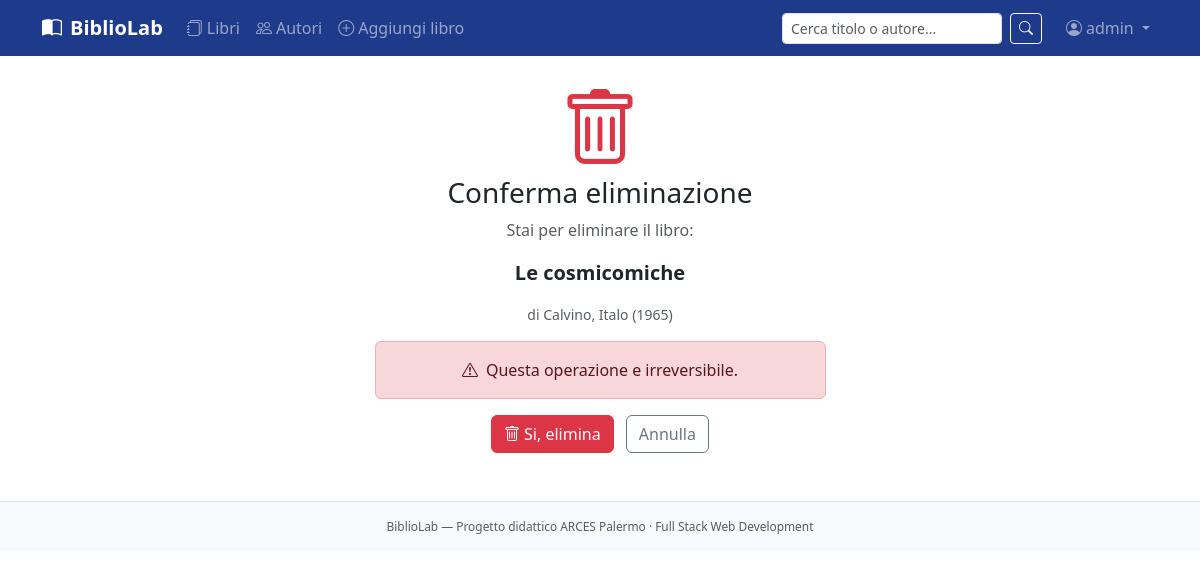
The page /libri/4/elimina/ (signed in) on the database its author committed.
### catalogo/models.py (models this page shows, shortened)
class Libro(models.Model):
    titolo = models.CharField(max_length=200, verbose_name='Titolo')
    autore = models.ForeignKey(
        'Autore',                       # Model di destinazione (stringa per evitare import circolari)
        on_delete=models.PROTECT,       # impedisce di cancellare un autore che ha libri collegati
        related_name='libri',           # nome per la navigazione inversa: autore.libri.all()
        verbose_name='Autore'
    )
    categorie = models.ManyToManyField(
        'Categoria',
        blank=True,                     # opzionale: un libro puo non avere categorie
        related_name='libri',           # navigazione inversa: categoria.libri.all()
        verbose_name='Categorie'
    )
    anno_pubblicazione = models.IntegerField(verbose_name='Anno di pubblicazione')
    isbn = models.CharField(
        max_length=13,
        unique=True,
        blank=True,
        verbose_name='ISBN',
        help_text='Codice ISBN a 13 cifre (opzionale)'  # testo di aiuto nel form
    )
    descrizione = models.TextField(blank=True, verbose_name='Descrizione')
    disponibile = models.BooleanField(default=True, verbose_name='Disponibile')
    data_aggiunta = models.DateTimeField(auto_now_add=True, verbose_name='Aggiunto il')
    class Meta:
        ordering            = ['titolo']      # ordine alfabetico per titolo
        verbose_name        = 'Libro'
        verbose_name_plural = 'Libri'

class Autore(models.Model):
    nome = models.CharField(
        max_length=100,         # massimo 100 caratteri
        verbose_name='Nome'     # etichetta leggibile per Admin e form
    )
    cognome = models.CharField(
        max_length=100,
        verbose_name='Cognome'
    )
    data_nascita = models.DateField(
        null=True,
        blank=True,
        verbose_name='Data di nascita'
    )
    biografia = models.TextField(
        blank=True,
        verbose_name='Biografia'
    )
    def __str__(self):
        return f"{self.cognome}, {self.nome}"
    class Meta:
        ordering = ['cognome', 'nome']
        verbose_name        = 'Autore'
        verbose_name_plural = 'Autori'

### catalogo/views.py (the view, shortened to what this page needs)
# urls.py: path('libri/<int:pk>/elimina/', views.LibroDeleteView.as_view(), name='elimina_libro'),
class LibroDeleteView(LoginRequiredMixin, DeleteView):
    model         = Libro
    template_name = 'catalogo/libro_confirm_delete.html'
    success_url = reverse_lazy('catalogo:lista_libri')

### catalogo/templates/catalogo/libro_confirm_delete.html (shortened to what this page needs)
{% extends 'base.html' %}
{% block contenuto %}
<div class="row justify-content-center">
  <div class="col-lg-5 text-center">
    <i class="bi bi-trash display-1 text-danger mb-3"></i>
    <h1 class="h3">Conferma eliminazione</h1>
    <p class="text-muted">Stai per eliminare il libro:</p>
    <p class="fw-bold fs-5">{{ object.titolo }}</p>
    <p class="text-muted small">di {{ object.autore }} ({{ object.anno_pubblicazione }})</p>
    <div class="alert alert-danger mt-3">
      <i class="bi bi-exclamation-triangle me-2"></i>Questa operazione e irreversibile.
    </div>
    <form method="post" class="mt-3">
      <button type="submit" class="btn btn-danger me-2">
        <i class="bi bi-trash me-1"></i>Si, elimina
      </button>
      <a href="{% url 'catalogo:dettaglio_libro' object.pk %}" class="btn btn-outline-secondary">
        Annulla
      </a>
    </form>
  </div>
</div>
{% endblock %}

### templates/base.html (shortened to what this page needs)
<!DOCTYPE html>
<html lang="it">
<head>
  <link href="https://cdn.jsdelivr.net/npm/bootstrap@5.3.2/dist/css/bootstrap.min.css" rel="stylesheet">
  <link href="https://cdn.jsdelivr.net/npm/bootstrap-icons@1.11.3/font/bootstrap-icons.css" rel="stylesheet">
  {% load static %}
  <link rel="stylesheet" href="{% static 'catalogo/css/bibliolab.css' %}">
</head>
<body>
<nav class="navbar navbar-expand-lg navbar-dark bg-primary">
  <div class="container">
    <a class="navbar-brand fw-bold" href="{% url 'catalogo:lista_libri' %}">
      <i class="bi bi-book-half me-2"></i>BiblioLab
    </a>
    <div class="collapse navbar-collapse" id="navMenu">
      <ul class="navbar-nav me-auto">
        <li class="nav-item">
          <a class="nav-link {% if request.resolver_match.url_name == 'lista_libri' %}active{% endif %}"
             href="{% url 'catalogo:lista_libri' %}">
            <i class="bi bi-journals me-1"></i>Libri
          </a>
        </li>
        <li class="nav-item">
          <a class="nav-link {% if request.resolver_match.url_name == 'lista_autori' %}active{% endif %}"
             href="{% url 'catalogo:lista_autori' %}">
            <i class="bi bi-people me-1"></i>Autori
          </a>
        </li>
        {% if user.is_authenticated %}
        <li class="nav-item">
          <a class="nav-link" href="{% url 'catalogo:crea_libro' %}">
            <i class="bi bi-plus-circle me-1"></i>Aggiungi libro
          </a>
        </li>
        {% endif %}
      </ul>
      <form class="d-flex me-3" method="get" action="{% url 'catalogo:lista_libri' %}">
        <input class="form-control form-control-sm me-2" type="search"
               name="cerca"
               placeholder="Cerca titolo o autore..."
               value="{{ request.GET.cerca|default:'' }}">
        <button class="btn btn-outline-light btn-sm" type="submit">
          <i class="bi bi-search"></i>
        </button>
      </form>
      <ul class="navbar-nav">
        {% if user.is_authenticated %}
          <li class="nav-item dropdown">
            <a class="nav-link dropdown-toggle" href="#" data-bs-toggle="dropdown">
              <i class="bi bi-person-circle me-1"></i>{{ user.username }}
            </a>
          </li>
        {% endif %}
      </ul>
    </div>
  </div>
</nav>
<main class="container my-4">
  {% block contenuto %}{% endblock %}
</main>
<footer class="bg-light border-top mt-5 py-3">
  <div class="container text-center text-muted small">
    BiblioLab — Progetto didattico ARCES Palermo · Full Stack Web Development
  </div>
</footer>
</body>
</html>

### catalogo/static/catalogo/css/bibliolab.css (style rules this page uses)
:root { --bl-blu: #1e3a8a; --bl-oro: #fbbf24; }
.navbar.bg-primary { background-color: var(--bl-blu) !important; }
footer { font-size: 0.85rem; }

### rows shown on the page
Libro: titolo "Le cosmicomiche", autore "Calvino, Italo", anno_pubblicazione "1965"

### other values the page prints
{{ user.username }} "admin"
